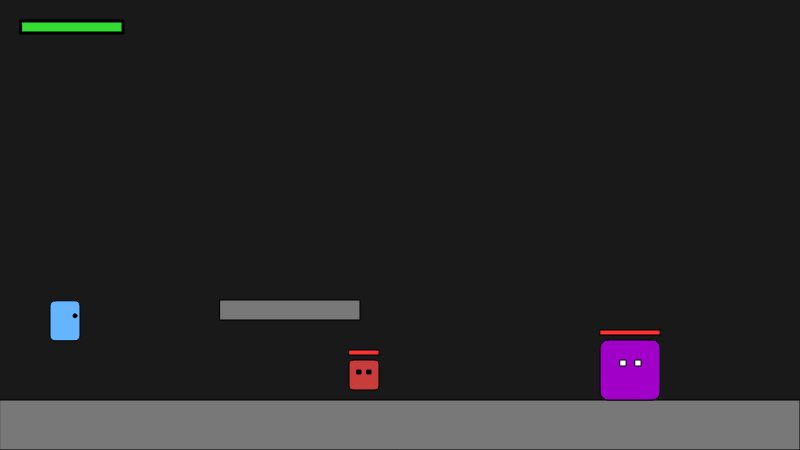
Frame 1 (no input)
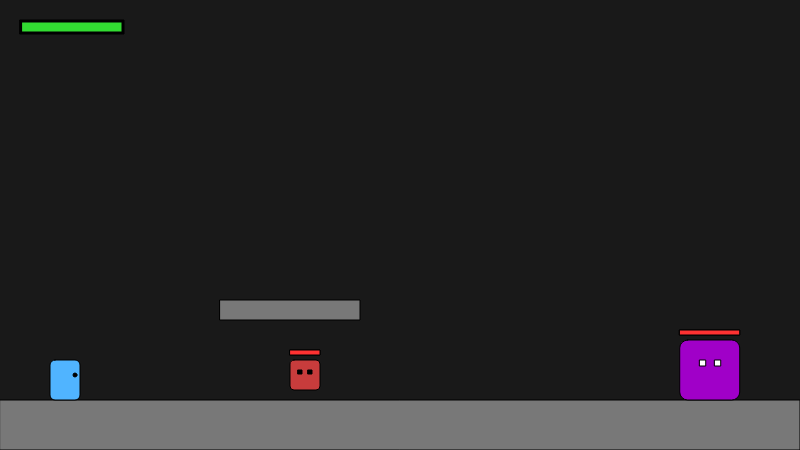
Frame 60 (no input)
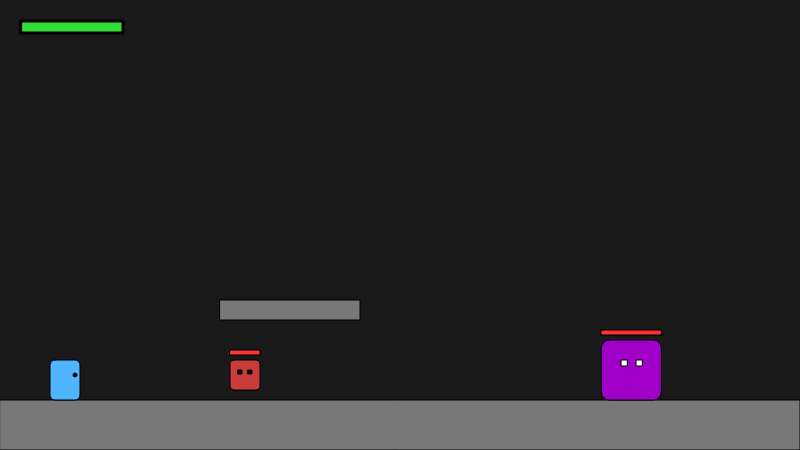
Frame 120 (the mouse pressed at the canvas centre since frame 60)

The p5.js sketch that drew these frames (run headless with seeded random() and noise() and a simulated clock; from frame 60 on, the mouse is pressed at the canvas centre):

// p5.js sketch
// ── sketch.js
class Enemy {
  constructor(x, y, hp = 3) {
    this.pos = createVector(x, y);
    this.w = 30;
    this.h = 30;
    this.maxHP = hp;
    this.hp = hp;
    this.invuln = 0;
    this.attackCooldown = 0;
  }

  takeDamage(d) {
    if (this.invuln > 0) return;
    this.hp -= d;
    if (this.hp < 0) this.hp = 0;
    this.invuln = 10;
  }

  updateBase() {
    if (this.invuln > 0) this.invuln--;
    if (this.attackCooldown > 0) this.attackCooldown--;
  }

  hit(box) {
    return (
      box.x < this.pos.x + this.w &&
      box.x + box.w > this.pos.x &&
      box.y < this.pos.y + this.h &&
      box.y + box.h > this.pos.y
    );
  }

  touches(player) {
    return (
      this.pos.x < player.pos.x + player.w &&
      this.pos.x + this.w > player.pos.x &&
      this.pos.y < player.pos.y + player.h &&
      this.pos.y + this.h > player.pos.y
    );
  }

  drawHP() {
    fill(0);
    rect(this.pos.x, this.pos.y - 10, this.w, 5);
    fill(255, 50, 50);
    rect(this.pos.x, this.pos.y - 10, this.w * (this.hp / this.maxHP), 5);
  }
}

// Melee Enemy
class MeleeEnemy extends Enemy {
  constructor(x, y) {
    super(x, y, 4);
  }

  update(player) {
    this.updateBase();
    this.pos.x += player.pos.x < this.pos.x ? -1 : 1;

    if (this.attackCooldown === 0 && this.touches(player)) {
      player.hp--;
      this.attackCooldown = 60;
    }
  }

  draw() {
    fill(200, 60, 60);
    rect(this.pos.x, this.pos.y, this.w, this.h, 4);
    fill(0);
    rect(this.pos.x + 8, this.pos.y + 10, 4, 4);
    rect(this.pos.x + 18, this.pos.y + 10, 4, 4);
    this.drawHP();
  }
}

// Ranged Enemy
class RangedEnemy extends Enemy {
  constructor(x, y) {
    super(x, y, 3);
    this.projectiles = [];
  }

  update(player) {
    this.updateBase();

    // Shoot at player every 90 frames
    if (frameCount % 90 === 0) {
      let dir = createVector(
        player.pos.x + player.w / 2 - (this.pos.x + this.w / 2),
        player.pos.y + player.h / 2 - (this.pos.y + this.h / 2)
      );
      dir.setMag(5);
      this.projectiles.push(
        new Projectile(
          this.pos.x + this.w / 2,
          this.pos.y + this.h / 2,
          dir.x,
          dir.y
        )
      );
    }

    // Update projectiles
    for (let p of this.projectiles) p.update(player);
    this.projectiles = this.projectiles.filter((p) => !p.toRemove);
  }

  draw() {
    fill(200, 200, 60);
    rect(this.pos.x, this.pos.y, this.w, this.h, 4);
    fill(0);
    ellipse(this.pos.x + 15, this.pos.y + 15, 6);

    // Draw projectiles
    for (let p of this.projectiles) p.draw();
    this.drawHP();
  }
}

// Boss base
class Boss extends Enemy {
  constructor(x, y, hp = 12) {
    super(x, y, hp);
    this.w = 60;
    this.h = 60;
  }
}

class Boss1 extends Boss {
  update(player) {
    this.updateBase();
    this.pos.x += sin(frameCount * 0.05) * 2;
  }

  draw() {
    fill(160, 0, 200);
    rect(this.pos.x, this.pos.y, this.w, this.h, 8);
    fill(255);
    rect(this.pos.x + 20, this.pos.y + 20, 6, 6);
    rect(this.pos.x + 35, this.pos.y + 20, 6, 6);
    this.drawHP();
  }
}

class Boss2 extends Boss {
  constructor(x, y) {
    super(x, y, 15);
    this.startX = x;
    this.projectiles = [];
  }

  update(player) {
    this.updateBase();
    this.pos.x = this.startX + sin(frameCount * 0.05) * 100;

    // Shoot at player every 120 frames
    if (frameCount % 120 === 0) {
      let dir = createVector(
        player.pos.x + player.w / 2 - (this.pos.x + this.w / 2),
        player.pos.y + player.h / 2 - (this.pos.y + this.h / 2)
      );
      dir.setMag(6);
      this.projectiles.push(
        new Projectile(
          this.pos.x + this.w / 2,
          this.pos.y + this.h / 2,
          dir.x,
          dir.y,
          2
        )
      );
    }

    // Update projectiles
    for (let p of this.projectiles) p.update(player);
    this.projectiles = this.projectiles.filter((p) => !p.toRemove);

    // Touch damage
    if (this.touches(player) && this.attackCooldown === 0) {
      player.hp--;
      this.attackCooldown = 60;
    }
  }

  draw() {
    fill(0, 180, 160);
    rect(this.pos.x, this.pos.y, this.w, this.h, 8);
    fill(0);
    ellipse(this.pos.x + 30, this.pos.y + 30, 10);

    // Draw projectiles
    for (let p of this.projectiles) p.draw();
    this.drawHP();
  }
}

class Projectile {
  constructor(x, y, vx, vy, damage = 1) {
    this.pos = createVector(x, y);
    this.vel = createVector(vx, vy);
    this.w = 10;
    this.h = 10;
    this.damage = damage;
    this.toRemove = false;
  }

  update(player) {
    this.pos.add(this.vel);

    // Damage player if hits
    if (
      this.pos.x < player.pos.x + player.w &&
      this.pos.x + this.w > player.pos.x &&
      this.pos.y < player.pos.y + player.h &&
      this.pos.y + this.h > player.pos.y
    ) {
      player.hp -= this.damage;
      this.toRemove = true;
    }

    // Remove if off screen
    if (
      this.pos.x < 0 ||
      this.pos.x > width ||
      this.pos.y < 0 ||
      this.pos.y > height
    ) {
      this.toRemove = true;
    }
  }

  draw() {
    fill(255, 100, 0);
    ellipse(this.pos.x + this.w / 2, this.pos.y + this.h / 2, this.w, this.h);
  }
}

class Player {
  constructor(x, y) {
    this.pos = createVector(x, y);
    this.vel = createVector(0, 0);
    this.w = 30;
    this.h = 40;
    this.onGround = false;
    this.facing = 1;

    this.maxHP = 10;
    this.hp = this.maxHP;
    this.attackTimer = 0;
  }

  update(platforms) {
    // Movement
    if (keyIsDown(65)) this.vel.x = -4;
    else if (keyIsDown(68)) this.vel.x = 4;
    else this.vel.x *= 0.8;

    if (keyIsDown(87) && this.onGround) {
      this.vel.y = -12;
      this.onGround = false;
    }

    // Gravity
    this.vel.y += 0.8;
    this.pos.add(this.vel);

    // Platform collisions
    this.onGround = false;
    for (let p of platforms) {
      if (this.collide(p)) {
        this.pos.y = p.y - this.h;
        this.vel.y = 0;
        this.onGround = true;
      }
    }

    // Clamp inside canvas
    this.pos.x = constrain(this.pos.x, 0, width - this.w);

    // Facing
    if (this.vel.x !== 0) this.facing = Math.sign(this.vel.x);

    // Attack timer
    if (this.attackTimer > 0) this.attackTimer--;
  }

  attack() {
    if (this.attackTimer === 0) this.attackTimer = 15;
  }

  isAttacking() {
    return this.attackTimer > 0;
  }

  swordHitbox() {
    return {
      x: this.pos.x + this.facing * this.w,
      y: this.pos.y + 10,
      w: 25,
      h: 20,
    };
  }
  draw() {
    push();
    translate(this.pos.x + this.w / 2, this.pos.y + this.h / 2);

    let attacking = this.isAttacking();
    let jumping = !this.onGround;

    // Body color based on state
    fill(80, 180, 255);
    if (attacking && jumping) fill(255, 150, 50);
    else if (attacking) fill(180, 100, 255);
    else if (jumping) fill(100, 180, 255);

    rectMode(CENTER);
    rect(0, 0, this.w, this.h, 5);

    // Face
    fill(0);
    circle(this.facing * 10, -this.h / 2 + 15, 4);

    // Sword
    if (attacking) {
      fill(220);

      // Calculate swing
      let swing = sin(map(this.attackTimer, 15, 0, 0, PI)) * 15;
      let dir = this.facing;

      // If jumping & attacking, swing upwards
      if (jumping) swing = -abs(swing);

      // Sword handle
      rect(dir * (this.w / 2 + 5), -5, 5, 20);

      // Blade with wave
      beginShape();
      vertex(dir * (this.w / 2 + 5), -5);
      vertex(dir * (this.w / 2 + 5) + swing, -10);
      vertex(dir * (this.w / 2 + 20) + swing, -8);
      vertex(dir * (this.w / 2 + 20), 5);
      vertex(dir * (this.w / 2 + 5), 10);
      endShape(CLOSE);
    }

    pop();
  }

  drawHP() {
    fill(0);
    rect(20, 20, 104, 14);
    fill(50, 220, 50);
    rect(22, 22, 100 * (this.hp / this.maxHP), 10);
  }

  collide(p) {
    let prevBottom = this.pos.y + this.h - this.vel.y;
    let currBottom = this.pos.y + this.h;

    return (
      this.pos.x < p.x + p.w &&
      this.pos.x + this.w > p.x &&
      this.vel.y >= 0 &&
      prevBottom <= p.y &&
      currBottom >= p.y
    );
  }

  updateHealth() {
    // Clamp HP
    if (this.hp > this.maxHP) this.hp = this.maxHP;
    if (this.hp <= 0) {
      this.hp = 0;
      this.die();
    }
  }

  die() {
    // For now: reset position and enemies stay
    this.pos = createVector(50, 300);
    this.vel.set(0, 0);
    // Optionally reset HP
    this.hp = this.maxHP;
  }
}

let game;

function setup() {
  createCanvas(800, 450);
  game = new Game();
}

function draw() {
  background(25);
  game.update();
  game.draw();
}

function keyPressed() {
  if (key === " ") game.player.attack();
}

// Game class
class Game {
  constructor() {
    this.levelIndex = 0;
    this.levels = [new Level1(), new Level2(), new Level3(), new Level4()];
    this.loadLevel();
  }

  loadLevel() {
    this.level = this.levels[this.levelIndex];
    this.player = new Player(50, 300);
  }

  update() {
    this.player.update(this.level.platforms);

    this.player.updateHealth();

    // Update enemies
    for (let e of this.level.enemies) {
      e.update(this.player);
      if (this.player.isAttacking() && e.hit(this.player.swordHitbox())) {
        e.takeDamage(1);
      }
    }
    this.level.enemies = this.level.enemies.filter((e) => e.hp > 0);

    // Boss
    if (this.level.boss) {
      this.level.boss.update(this.player);
      if (
        this.player.isAttacking() &&
        this.level.boss.hit(this.player.swordHitbox())
      ) {
        this.level.boss.takeDamage(1);
      }
      if (this.level.boss.hp <= 0) this.level.completed = true;
    }

    if (this.level.completed) {
      this.levelIndex++;
      if (this.levelIndex < this.levels.length) this.loadLevel();
    }
  }

  draw() {
    // Draw platforms
    fill(120);
    for (let p of this.level.platforms) rect(p.x, p.y, p.w, p.h);

    // Draw enemies
    for (let e of this.level.enemies) e.draw();

    // Draw boss
    if (this.level.boss) this.level.boss.draw();

    // Draw player
    this.player.draw();
    this.player.drawHP();
  }
}

// Levels
class Level {
  constructor() {
    this.platforms = [];
    this.enemies = [];
    this.boss = null;
    this.completed = false;
  }
}

class Level1 extends Level {
  constructor() {
    super();
    this.platforms = [
      { x: 0, y: 400, w: 800, h: 50 },
      { x: 220, y: 300, w: 140, h: 20 },
    ];
    this.enemies = [new MeleeEnemy(350, 360)];
    this.boss = new Boss1(600, 340);
  }
}

class Level2 extends Level {
  constructor() {
    super();
    this.platforms = [
      { x: 0, y: 400, w: 800, h: 50 },
      { x: 150, y: 280, w: 140, h: 20 },
      { x: 480, y: 240, w: 140, h: 20 },
    ];
    this.enemies = [new RangedEnemy(300, 360), new MeleeEnemy(500, 360)];
    this.boss = new Boss2(650, 340);
  }
}

class Level3 extends Level {
  constructor() {
    super();
    this.platforms = [
      { x: 0, y: 400, w: 800, h: 50 },
      { x: 100, y: 320, w: 120, h: 20 },
      { x: 300, y: 260, w: 140, h: 20 },
      { x: 550, y: 200, w: 120, h: 20 },
    ];
    this.enemies = [
      new MeleeEnemy(150, 360),
      new RangedEnemy(320, 220),
      new MeleeEnemy(580, 160),
    ];
    this.boss = new Boss1(700, 340); // reuse Boss1 type
  }
}

class Level4 extends Level {
  constructor() {
    super();
    this.platforms = [
      { x: 0, y: 400, w: 800, h: 50 },
      { x: 180, y: 330, w: 120, h: 20 },
      { x: 400, y: 270, w: 140, h: 20 },
      { x: 620, y: 220, w: 120, h: 20 },
    ];
    this.enemies = [
      new RangedEnemy(200, 290),
      new RangedEnemy(450, 230),
      new MeleeEnemy(650, 180),
    ];
    this.boss = new Boss2(700, 340); // reuse Boss2
  }
}
